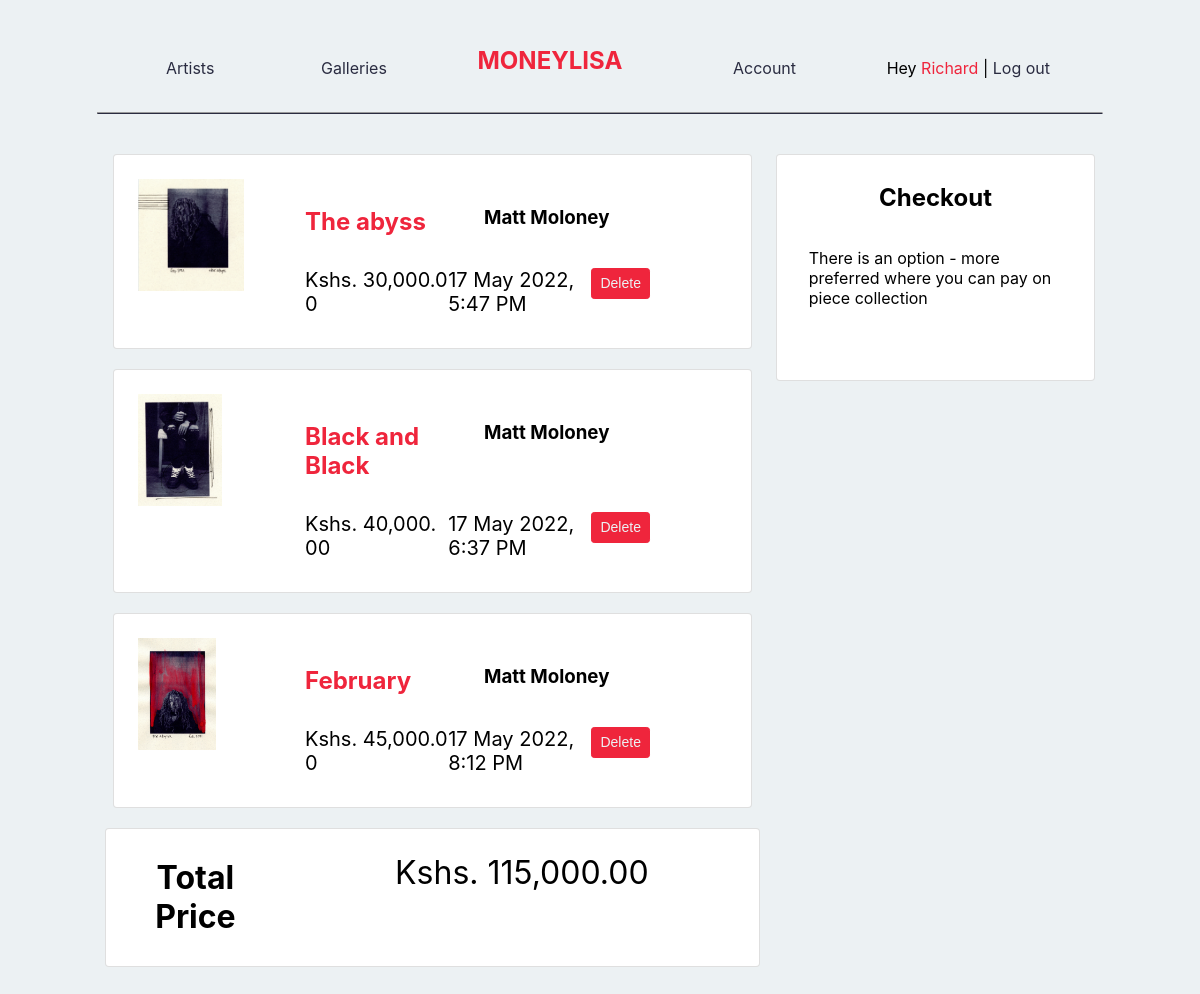
The app's page /orders.php?id=20 (signed in) with its own data.
### tables this page shows
CREATE TABLE `users` (
  `id` int(11) NOT NULL,
  `name` varchar(128) NOT NULL,
  `email` varchar(255) NOT NULL,
  `password_hash` varchar(255) NOT NULL,
  `isAdmin` varchar(20) DEFAULT 'no',
  `isArtist` varchar(20) DEFAULT 'no',
  `created_at` timestamp NOT NULL DEFAULT current_timestamp()
);

CREATE TABLE `art_orders` (
  `id` int(11) NOT NULL,
  `piece_id` int(11) NOT NULL,
  `artist_id` int(11) NOT NULL,
  `piece_title` varchar(255) NOT NULL,
  `piece_price` int(128) NOT NULL,
  `user_id` int(11) NOT NULL,
  `user_name` varchar(255) NOT NULL,
  `isPaid` tinyint(1) DEFAULT 0,
  `isCollected` tinyint(1) DEFAULT 0,
  `created_at` timestamp NOT NULL DEFAULT current_timestamp()
);

CREATE TABLE `art` (
  `id` int(11) NOT NULL,
  `artist_id` int(11) DEFAULT NULL,
  `artist_name` varchar(128) DEFAULT NULL,
  `title` varchar(128) NOT NULL,
  `story` longtext NOT NULL,
  `price` int(128) NOT NULL,
  `palletes` int(128) DEFAULT NULL,
  `img_path` varchar(255) NOT NULL,
  `created_at` timestamp NULL DEFAULT current_timestamp()
);

### orders.php (the view, shortened to what this page needs)
<?php
if (isset($_SESSION['user_id'])) {
    $mysqli = require __DIR__ . '/database.php';
    $fetch_user_session = "SELECT * FROM users
            WHERE id = {$_SESSION['user_id']}";
    $result = $mysqli->query($fetch_user_session);
    $user = $result->fetch_assoc();
} else {
    header('Location: home.php');
}
?>
<!DOCTYPE html>
<html lang='en'>
<head>
    <link rel='stylesheet' href='styles/main.css'>
    <link rel='stylesheet' href='styles/utility.css'>
    <link rel='stylesheet' href='https://cdn.jsdelivr.net/npm/bootstrap-icons@1.8.1/font/bootstrap-icons.css'>
</head>
<body>
    <?php include __DIR__ . '/navbar.php'; ?>
    <main>
        <div class='container-cart'>
            <div class='row mt-6'>
                <div class='col-lg-8 col-md-8 col-sm-12'>
                    <div class='col-lg-12 col-md-8 px-2'>
                        <div class='row'>
                            <?php
                            $fetch_orders = "SELECT * FROM art_orders WHERE user_id = {$_GET['id']} AND isPaid = 0";
                            $result = $mysqli->query($fetch_orders);
                            while ($order = $result->fetch_assoc()) {
                                $fetch_art = "SELECT * FROM art WHERE id = {$order['piece_id']}";
                                $piece_result = $mysqli->query($fetch_art);
                                $art = $piece_result->fetch_assoc();
                                $art_price = number_format($art['price'], 2);
                                $cart_price = $cart_price + $art['price'];
                            ?>
                                <div class='row'>
                                    <div class='col-lg-12 col-md-8 col-sm-12 px-2'>
                                        <div class='card card-short mb-5'>
                                            <div class='row'>
                                                <div class='col-lg-3 col-md-8 col-sm-12'>
                                                    <img src='<?= $art['img_path'] ?>' style='max-height: 20vh !important;' alt='<?= $art['title'] ?>' class='p-4'>
                                                </div>
                                                <div class='col-lg-9 col-md-4 col-sm-12 ps-3 py-3'>
                                                    <div class='card-body'>
                                                        <div class='row'>
                                                            <div class='col-5 col-md-5 col-sm-12'>
                                                                <a href='art-piece-details.php?id=<?= $art['id'] ?>' target='_blank' class='text-dark'>
                                                                    <h2 class='card-title'><?= $art['title'] ?></h2>
                                                                </a>
                                                            </div>
                                                            <div class='col-lg-6 col-md-6 col-sm-12'>
                                                                <h3 class='card-text'><?= $art['artist_name'] ?></>
                                                            </div>
                                                            <div class='row pt-4'>
                                                                <div class='col-4'>
                                                                    <span class='card-text fs-5 pt-3'>Kshs.&nbsp;<?= $art_price ?></span>
                                                                </div>
                                                                <div class='col-4'>
                                                                    <span class='card-text fs-5 pt-3'><?= date('d M Y, g:i A', strtotime($order['created_at'])); ?></span>
                                                                </div>
                                                                <div class='col-4'>
                                                                    <form action='process-delete-art-order.php' method='POST'>
                                                                        <button type='submit' class='btn btn-sm btn-imperial mb-2'>Delete</button>
                                                                    </form>
                                                                </div>
                                                            </div>
                                                        </div>
                                                    </div>
                                                </div>
                                            </div>
                                        </div>
                                    </div>
                                </div>
                            <?php } ?>
                            <div class='card card-short mb-6'>
                                <center>
                                    <div class='row'>
                                        <div class='col-lg-3 col-md-3 col-sm-12 ps-3 py-2'>
                                            <h1>Total Price</h1>
                                        </div>
                                        <div class='col-lg-9 col-md-4 col-sm-12 ps-3 py-2'>
                                            <div class='card-body'>
                                                <span class='card-text fs-2 pt-3'>Kshs.&nbsp;<?= number_format($cart_price, 2) ?></span>
                                            </div>
                                        </div>
                                    </div>
                                </center>
                            </div>
                        </div>
                    </div>
                </div>
                <div class='col-lg-4 col-md-4 col-sm-12 px-2'>
                    <div class='card card-checkout p-2'>
                        <center>
                            <h2>Checkout</h2>
                        </center>
                        <p class='px-4'>
                            There is an option - more preferred where you can pay on piece collection
                        </p>
                        <div id='paypal-button-container' class='p-4'></div>
                    </div>
                </div>
            </div>
    </main>
</body>
</html>

### navbar.php (shortened to what this page needs)
<nav class='navbar sticky-top mobile-hide'>
    <div class='container-fluid'>
        <ul class='navbar-nav'>
            <li class='nav-item'>
                <a href='artists.php' class='nav-link'>Artists</a>
            </li>
        </ul>
        <ul class='navbar-nav'>
            <li class='nav-item'>
                <a href='galleries.php' class='nav-link'>Galleries</a>
            </li>
        </ul>
        <a href='home.php' class='nav-header mr-5'>
            MONEYLISA
        </a>
        <ul class='navbar-nav'>
            <li class='nav-item'>
                <?php if (isset($user)) : ?>
                    <a href='enthusiast-art-orders.php?id=<?= $_SESSION['user_id'] ?>' class='nav-link'>
                        Account
                    </a>
                <?php else : ?>
                    <a href='signin.php' class='nav-link'>
                        Account
                    </a>
                <?php endif; ?>
            </li>
        </ul>
        <ul class='navbar-nav'>
            <li class='nav-item'>
                <?php if (isset($user)) : ?>
                    <p>
                        Hey
                        <a href='enthusiast-art-orders.php?id=<?= $_SESSION['user_id'] ?>'>
                            <?= substr($user['name'], 0, strpos($user['name'], ' ')) ?>
                        </a>
                        |
                        <a href='logout.php' class='space-cadet'>Log out</a>
                    </p>
                <?php else : ?>
                    <div class='col-lg-12'>
                        <p><a href='signin.php'>Sign In</a> or <a href='signup.php'>Sign Up</a></p>
                    </div>
                <?php endif; ?>
            </li>
        </ul>
    </div>
    <hr class='mobile-hide hr' />
</nav>

### styles/main.css (style rules this page uses)
:root { --space-cadet: #2b2d42ff; --space-cadet-light: #2b2d42ff; --manatee: #8d99aeff; --cultured: #edf2f4ff; --imperial-red: #ef233cff; --imperial-red-light: #f25f5cff; --space-cadet: hsla(235, 21%, 21%, 1); --manatee: hsla(218, 17%, 62%, 1); --cultured: hsla(197, 24%, 94%, 1); --imperial-red: hsla(353, 86%, 54%, 1); --inter: -apple-system, BlinkMacSystemFont, 'Inter', 'Segoe UI', 'Roboto', 'Oxygen', 'Ubuntu', 'Cantarell', 'Fira Sans', 'Droid Sans', 'Helvetica Neue', sans-serif; }
.navbar { position: relative; display: flex; flex-wrap: wrap; align-items: center; justify-content: space-between; padding-top: 0.5rem; padding-bottom: 0.5rem; background-color: var(--cultured); }
.sticky-top { position: -webkit-sticky; position: sticky; top: 0; z-index: 1020; }
.navbar > .container, .navbar > .container-fluid, .navbar > .container-flex { display: flex; flex-wrap: inherit; align-items: center; justify-content: space-between; }
.navbar-nav { display: flex; flex-direction: column; padding-left: 0; margin-bottom: 0; list-style: none; }
.nav-link { display: block; padding: 0.5rem 1rem; color: var(--space-cadet); text-decoration: none; transition: color 0.15s ease-in-out, background-color 0.15s ease-in-out, border-color 0.15s ease-in-out, text-decoration 0.25s ease-in-out; }
body { font-family: var(--inter); background-color: var(--cultured); }
a { color: var(--imperial-red); text-decoration: none; }
.nav-header { font-size: 1.5rem; font-weight: 700; color: var(--imperial-red); text-decoration: none solid 5px var(--space-cadet); }
.space-cadet { color: var(--space-cadet); }
.hr { width: 85%; border-bottom: solid 1px var(--space-cadet); }
* { box-sizing: border-box; }
.container-fluid { padding-left: 30px; padding-right: 30px; padding-top: 10px; padding-bottom: 10px; margin-right: auto; margin-left: auto; }
.container-cart { width: 85%; padding-left: 0; padding-right: 0; margin: auto; }
.row { --gutter-x: 1.5rem; --gutter-x: 0; display: flex; flex-wrap: wrap; margin-top: calc(-1 * var(--gutter-y)); margin-right: calc(-0.5 * var(--gutter-x)); margin-left: calc(-0.5 * var(--gutter-x)); }
.row > * { flex-shrink: 0; width: 100%; max-width: 100%; padding-right: calc(var(--gutter-x) * 0.5); padding-left: calc(var(--gutter-x) * 0.5); margin-top: var(--gutter-y); }
.btn { display: inline-block; font-weight: 400; line-height: 1.5; color: #212529; text-align: center; text-decoration: none; vertical-align: middle; cursor: select; -webkit-user-select: none; -moz-user-select: none; user-select: none; background-color: transparent; border: 1px solid transparent; padding: 0.375rem 0.75rem; font-size: 1rem; border-radius: 0.25rem; transition: color 0.15s ease-in-out, background-color 0.15s ease-in-out, border-color 0.15s ease-in-out, box-shadow 0.15s ease-in-out; }
.btn-sm { padding: 0.25rem 0.5rem; font-size: 0.875rem; border-radius: 0.2rem; }
.btn-imperial { display: inline-block; background-color: var(--imperial-red); border: 1px solid var(--imperial-red); text-align: center; color: var(--cultured); vertical-align: middle; margin: auto; }
.card { position: relative; display: flex; flex-direction: column; min-width: 0; word-wrap: break-word; background-color: #fff; background-clip: border-box; border: 1px solid rgba(0, 0, 0, 0.125); border-radius: 0.25rem; }
.card-short { max-height: 30vh !important; }
.card-body { flex: 1 1 auto; padding: 1rem 1rem; }
.card-title { margin-bottom: 0.5rem; }
.card-text:last-child { margin-bottom: 0; }

### records on screen
users: name "Richard"
art_orders: art.img_path (picture), art.title "The abyss", art.artist_name "Matt Moloney", art.price "30,000.00", created_at "17 May 2022, 5:47 PM"
art_orders: art.img_path (picture), art.title "Black and Black", art.artist_name "Matt Moloney", art.price "40,000.00", created_at "17 May 2022, 6:37 PM"
art_orders: art.img_path (picture), art.title "February", art.artist_name "Matt Moloney", art.price "45,000.00", created_at "17 May 2022, 8:12 PM"

### other values on screen
$cart_price "115,000.00"
